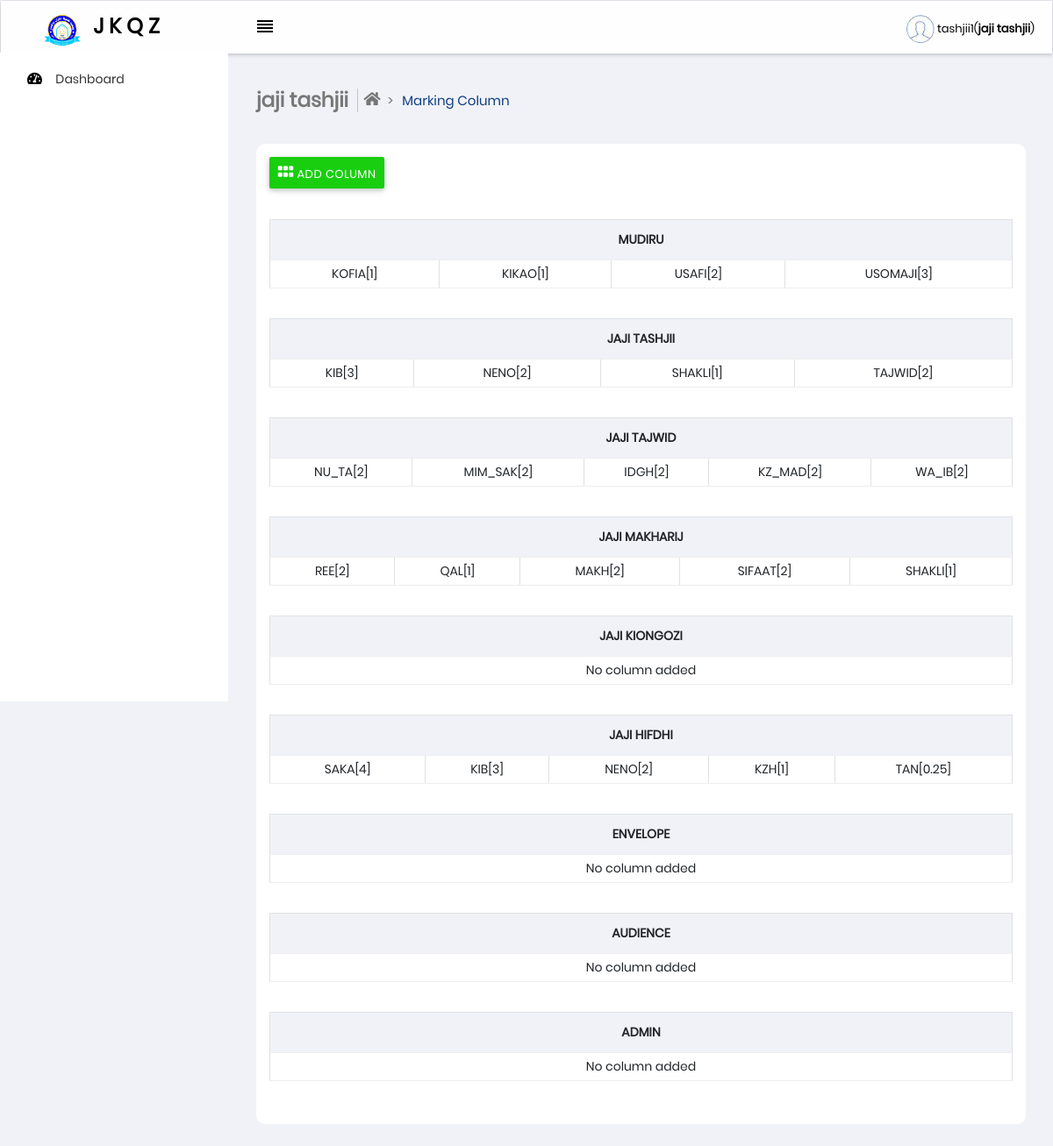
The page /view-column.php (signed in) on the database its author committed.
### tables this page shows
CREATE TABLE IF NOT EXISTS `tbl_privellege` (
  `privellege_id` int(11) NOT NULL AUTO_INCREMENT,
  `privellege_name` varchar(30) DEFAULT NULL,
  `privellege_option` varchar(30) DEFAULT NULL,
  `privellege_added_date` varchar(30) DEFAULT NULL,
  `privellege_added_by` int(11) DEFAULT NULL,
  `privellege_modified_date` varchar(30) DEFAULT NULL,
  `privellege_modified_by` int(11) DEFAULT NULL,
  `privellege_deleted_date` varchar(30) DEFAULT NULL,
  `privellege_deleted_by` int(11) DEFAULT NULL,
  `privellege_status` varchar(10) DEFAULT NULL,
  PRIMARY KEY (`privellege_id`),
  UNIQUE KEY `privellege_name` (`privellege_name`),
  UNIQUE KEY `privellege_option` (`privellege_option`),
  UNIQUE KEY `privellege_added_date` (`privellege_added_date`),
  UNIQUE KEY `privellege_modified_date` (`privellege_modified_date`),
  UNIQUE KEY `privellege_deleted_date` (`privellege_deleted_date`)
);

CREATE TABLE IF NOT EXISTS `tbl_setting` (
  `setting_id` int(11) NOT NULL AUTO_INCREMENT,
  `setting_name` varchar(30) DEFAULT NULL,
  `setting_value1` varchar(30) DEFAULT NULL,
  `setting_value2` varchar(30) DEFAULT NULL,
  `setting_value3` varchar(30) DEFAULT NULL,
  `setting_value4` varchar(30) DEFAULT NULL,
  `setting_value5` varchar(30) DEFAULT NULL,
  `setting_value6` varchar(30) DEFAULT NULL,
  `setting_value7` varchar(30) DEFAULT NULL,
  `setting_added_by` int(11) DEFAULT NULL,
  `setting_added_date` varchar(30) DEFAULT NULL,
  `setting_modify_by` int(11) DEFAULT NULL,
  `setting_modify_date` varchar(30) DEFAULT NULL,
  `setting_deleted_by` int(11) DEFAULT NULL,
  `setting_deleted_date` varchar(30) DEFAULT NULL,
  `setting_status` varchar(30) DEFAULT NULL,
  `compertition_id` int(11) DEFAULT NULL,
  PRIMARY KEY (`setting_id`),
  UNIQUE KEY `setting_added_date` (`setting_added_date`),
  UNIQUE KEY `setting_modify_date` (`setting_modify_date`),
  UNIQUE KEY `setting_deleted_date` (`setting_deleted_date`),
  KEY `fk4` (`compertition_id`)
);

### class/setting.php (the view, shortened to what this page needs)
<?php
require_once 'connection.php';
class Setting{
    function markingColumn(){
        global $connect;
        $query =  $connect->prepare("SELECT * FROM tbl_privellege WHERE privellege_status <> ? ORDER BY privellege_option DESC");
        $query->bind_param('s', $status);
        $status = "deleted";
        $query->execute();
        $result = $query->get_result();
        if(mysqli_num_rows($result) >= 1){
            foreach ($result as $key => $value) {
                print "<div class=\"table-responsive\">
                   <table class=\"table table-bordered\">
                       <thead>
                           <th colspan='20' class=\"center upper\">".$value['privellege_option']."</th>
                       </thead>
                       <tbody>
                           <tr>";
                               $this->markingColumnData($value['privellege_option']);
                           print"</tr>
                       </tbody>
                   </table>
                </div></br>";
            }
        }
    }
    function markingColumnData($prv){
        global $connect;
        $query =  $connect->prepare("SELECT * FROM tbl_setting, tbl_compertition WHERE tbl_setting.compertition_id = tbl_compertition.compertition_id AND setting_value5 = ? AND tbl_setting.setting_name = ? AND setting_status <> ? AND tbl_compertition.compertition_status = ? ORDER BY setting_value3 ASC");
        $query->bind_param('ssss', $prv, $markingColumn, $status, $status1);
        $markingColumn = "marking_column";
        $status = "deleted";
        $status1 = "active";
        $query->execute();
        $result = $query->get_result();
        if(mysqli_num_rows($result) > 0){
            foreach ($result as $key => $value) {
                print"<td class='center upper'>".$value['setting_value1']."[".$value['setting_value2']."]</td>";
            }
        }else{
            print"<td class='center'>No column added</td>";
        }
    }
}

### rows shown on the page
tbl_privellege: privellege_option "MUDIRU"
tbl_setting: setting_value1 "KOFIA", setting_value2 "1"
tbl_setting: setting_value1 "KIKAO", setting_value2 "1"
tbl_setting: setting_value1 "USAFI", setting_value2 "2"
tbl_setting: setting_value1 "USOMAJI", setting_value2 "3"
tbl_privellege: privellege_option "JAJI TASHJII"
tbl_setting: setting_value1 "KIB", setting_value2 "3"
tbl_setting: setting_value1 "NENO", setting_value2 "2"
tbl_setting: setting_value1 "SHAKLI", setting_value2 "1"
tbl_setting: setting_value1 "TAJWID", setting_value2 "2"
tbl_privellege: privellege_option "JAJI TAJWID"
tbl_setting: setting_value1 "NU_TA", setting_value2 "2"
tbl_setting: setting_value1 "MIM_SAK", setting_value2 "2"
tbl_setting: setting_value1 "IDGH", setting_value2 "2"
tbl_setting: setting_value1 "KZ_MAD", setting_value2 "2"
tbl_setting: setting_value1 "WA_IB", setting_value2 "2"
tbl_privellege: privellege_option "JAJI MAKHARIJ"
tbl_setting: setting_value1 "REE", setting_value2 "2"
tbl_setting: setting_value1 "QAL", setting_value2 "1"
tbl_setting: setting_value1 "MAKH", setting_value2 "2"
tbl_setting: setting_value1 "SIFAAT", setting_value2 "2"
tbl_setting: setting_value1 "SHAKLI", setting_value2 "1"
tbl_privellege: privellege_option "JAJI KIONGOZI", shows "No column added"
tbl_privellege: privellege_option "JAJI HIFDHI"
tbl_setting: setting_value1 "SAKA", setting_value2 "4"
tbl_setting: setting_value1 "KIB", setting_value2 "3"
tbl_setting: setting_value1 "NENO", setting_value2 "2"
tbl_setting: setting_value1 "KZH", setting_value2 "1"
tbl_setting: setting_value1 "TAN", setting_value2 "0.25"
tbl_privellege: privellege_option "ENVELOPE", shows "No column added"
tbl_privellege: privellege_option "AUDIENCE", shows "No column added"
tbl_privellege: privellege_option "ADMIN", shows "No column added"

### other values the page prints
$_SESSION['jkqz_name'] "tashjii1"
$_SESSION['jkqz_privellege'] "jaji tashjii"
